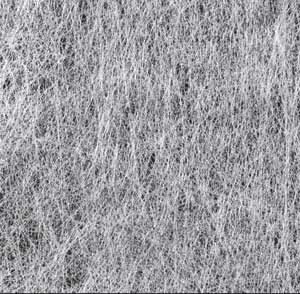
%> input picture Matlab Workshops/NanWoven/Pics/NonwovenFabric.jpg, 300 x 294 px
$ octave Work1.m   (GNU Octave 9; MATLAB toolbox functions it lacks are replaced by stand-ins)
%> lines starting %> are read from the running program, lines starting %| are printed output that depends on the picture; in (x1, y1, x2, y2) boxes, pixels count from 0 and x2, y2 are one past the last pixel; in counts of white or black regions, pixels touching at a corner belong together; the program's own positions count from 1
clc,clear all,close all;
%cd('D:\Tubitak Server Files\Matlab Workshops\NanWoven\Pics')
I = imread('NonwovenFabric.jpg');
%> I is the input picture: size 294x300x3 uint8; mean R, G, B 157.6, 156.6, 161.5

flatImg = double(reshape(I,size(I,1)*size(I,2),size(I,3)));
idx = kmeans(flatImg,2);
imagesc(reshape(idx,size(I,1),size(I,2)));


number = 330;

figure
subplot(number + 1)
imshow(I,[]);
title('RGB');
impixelinfo;

G = rgb2gray(I);
subplot(number + 2)
imshow(G,[]);
title('GRAY');

A = imadjust(G);
subplot(number + 3)
imshow(A,[]);
title('ADJ');

E = histeq(G);
subplot(number + 4)
imshow(E,[]);
title('HISTEQ');

B = im2bw(G);
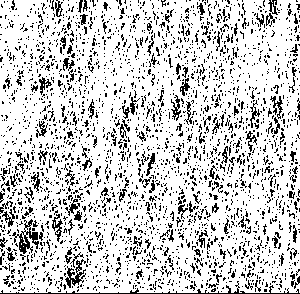
%> B: size 294x300 logical; 80.7% white; black in thin lines or dots
subplot(number + 5)
imshow(B,[]);
title('BIN');


figure

for i=0:0.01:0.04
ES = edge(G,'sobel',i);
subplot(number + 1)
imshow(ES,[]);
title('SOBEL');

EP = edge(G,'prewitt',i);
subplot(number + 2)
imshow(EP,[]);
title('prewitt');

ER = edge(G,'roberts',i);
subplot(number + 3)
imshow(ER,[]);
title('roberts');

EL = edge(G,'log');
subplot(number + 4)
imshow(EL,[]);
title('log');

EC = edge(G,'canny',i);
subplot(number + 5)
imshow(EC,[]);
title('canny');

drawnow;
pause(0.3);
end
%> this loop made 5 passes
%> pass 1, `EP = edge(G,'prewitt',i);`:
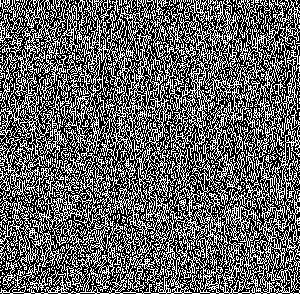
%> EP: size 294x300 logical; 38.9% white in thin lines or dots
%> after the loop:
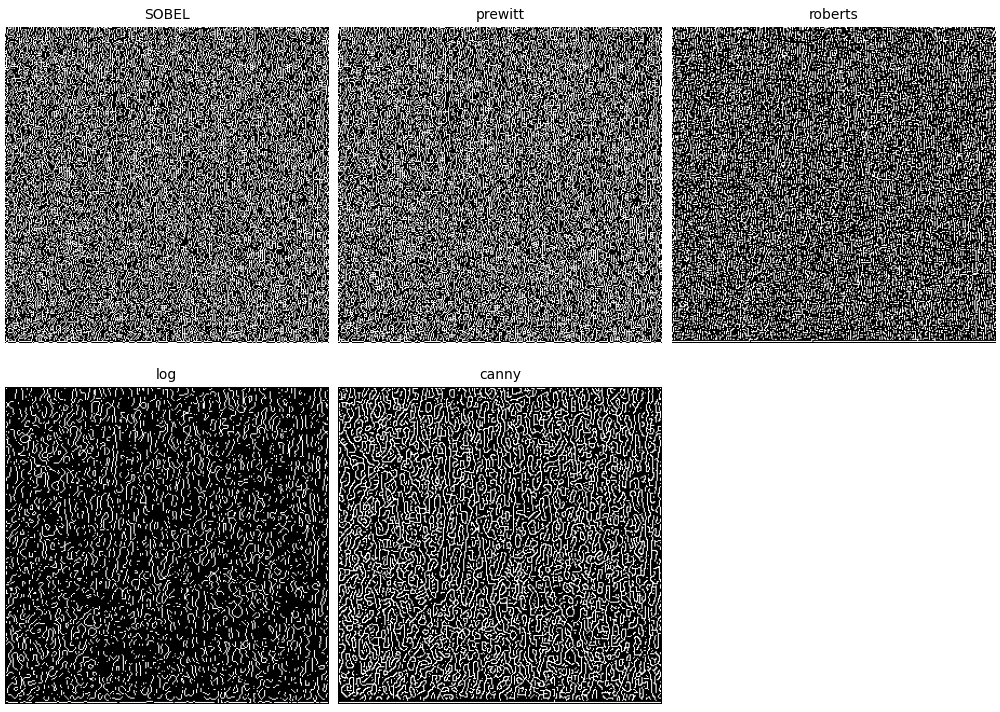
%> figure redrawn from the program's plot data, 5 panels

%http://stackoverflow.com/questions/2001475/how-can-i-find-the-most-dense-regions-in-an-image
figure
%# Load and plot the image data:
imageData = imcomplement(G);  %# Load the lattice image
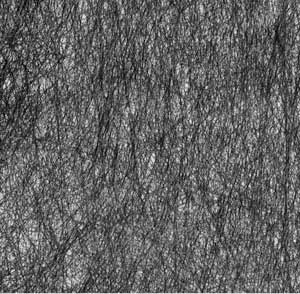
%> imageData: size 294x300 uint8; min 1, max 255, mean 97.4
subplot(number + 1);
imshow(imageData);
title('Original');

i=31;
%for i=1:10
%# Gaussian-filter the image:
gaussFilter = fspecial('gaussian',[i i],9);  %# Create the filter
filteredData = imfilter(imageData,gaussFilter);
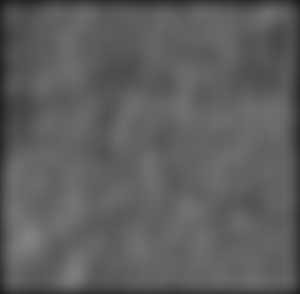
%> filteredData: size 294x300 uint8; min 23, max 130, mean 93.4
subplot(number + 2);
imshow(filteredData);
title('GAUSS');

opened = imopen(imageData,strel('rectangle',[3 8+i]));
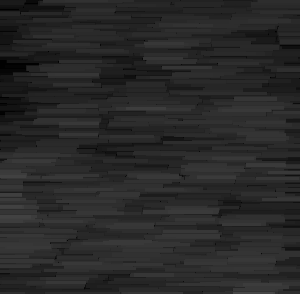
%> opened: size 294x300 uint8; min 1, max 70, mean 40.4
subplot(number + 6);
imshow(opened,[])
title('opened');

drawnow;
%pause(0.5);
%end

Diff = imcomplement(G) - filteredData;

subplot(number + 3);
imshow(Diff,[])
title('ORG. - FILT.');

%# Perform a morphological close operation:
closeElement = strel('disk',31);  %# Create a disk-shaped structuring element
closedData = imclose(filteredData,closeElement);
subplot(number + 4);
imshow(closedData);
title('Closed image');

%# Find the regions where local maxima occur:
maxImage = imregionalmax(closedData);
%> maxImage: size 294x300 logical; 0.44% white; 14 white regions (10 under 20 px), largest, box (x1, y1, x2, y2) and area: (215, 27, 233, 46) 195, (249, 110, 274, 117) 87, (71, 271, 75, 279) 27, (180, 105, 184, 113) 25
maxImage = imdilate(maxImage,strel('disk',5));  %# Dilate the points to see %# them better on the plot
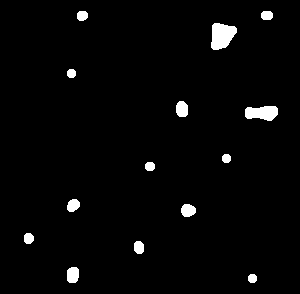
%> maxImage: size 294x300 logical; 2.5% white; 14 white regions, largest, box (x1, y1, x2, y2) and area: (211, 23, 237, 50) 513, (245, 106, 278, 121) 389, (67, 267, 79, 283) 171

subplot(number + 5);
imshow(maxImage);
title('DENSE LOCS');
